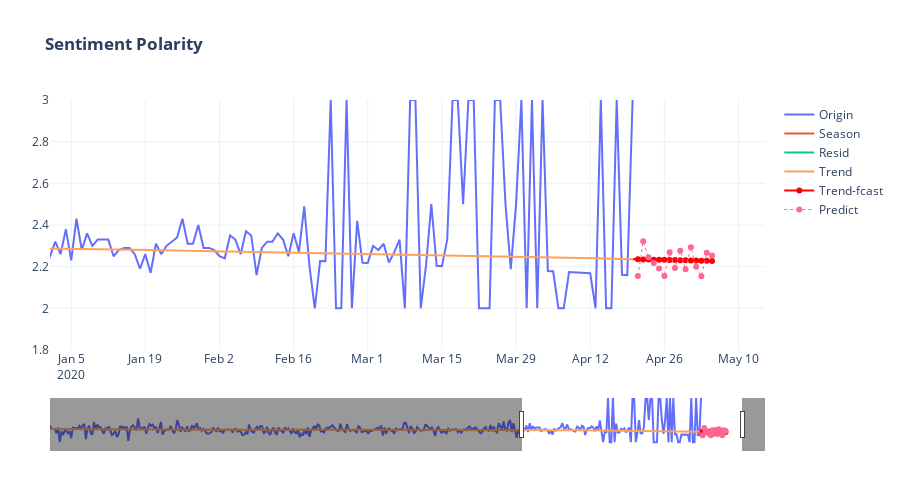

Notebook code cell kept with this figure:
### Code cell
fig = go.Figure()
fig.layout.template = 'plotly_white'
fig.layout.yaxis.fixedrange = False
fig.layout.xaxis.fixedrange = True
fig.add_trace(go.Scatter(x=df_sp.index, y=df_sp.SentimentPolarity, mode='lines', name='Origin'))
fig.add_trace(go.Scatter(x=dfdd.index, y=decd.seasonal.SentimentPolarity, mode='lines', name='Season', line=dict(color="#ef5439")))
fig.add_trace(go.Scatter(x=dfdd.index, y=decd.resid.SentimentPolarity, mode='lines', name='Resid',  line=dict(color="#00cc96")))
fig.add_trace(go.Scatter(x=[ffe, fip], y=[decd.trend.SentimentPolarity[len(decd.trend.SentimentPolarity) - 1], pt.drift[0]], mode='lines',
                                 line=dict(color='red'), showlegend=False))
fig.add_trace(go.Scatter(x=dfdd.index, y=decd.trend.SentimentPolarity, mode='lines', name='Trend'))
fig.add_trace(go.Scatter(x=pt.index, y=pt.drift, mode='lines+markers', name='Trend-fcast', line=dict(color='red')))
fig.add_trace(go.Scatter(x=pe.index, y=pe['drift+seasonal'], mode='lines+markers', name='Predict',
                             line=dict( width=1, dash='dot')))
fig.update_layout(title='%s' % ("<b>" + 'Sentiment Polarity' + "</b>"), dragmode='pan',
                  margin={'l': 50, 'r': 100, 'b': 50, 't': 100}, width=900, height=500,
                  xaxis=dict(rangeslider=dict(visible=True)))
fig.update_xaxes(range=['2020-01-01', '2020-05-15']) #7 dias jornadas
fig.update_yaxes(range=[1.8, 3]) #7 dias jornadas
fig.write_image(""+"Sentiment Polarity predict"+".svg")
fig.show(config=dict({'scrollZoom': True}))

### Figure 1 — Plotly figure (JSON) as saved in the notebook; plotly's stock layout.template omitted (floating-point values rounded to 4 significant figures; data arrays with more than 128 entries replaced by an {"elided": "..."} marker saying what was removed)
{"data": [{"mode": "lines", "name": "Origin", "type": "scatter", "x": {"elided": "400 str values"}, "y": {"elided": "400 float values"}}, {"line": {"color": "#ef5439"}, "mode": "lines", "name": "Season", "type": "scatter", "x": {"elided": "400 str values"}, "y": {"elided": "400 float values"}}, {"line": {"color": "#00cc96"}, "mode": "lines", "name": "Resid", "type": "scatter", "x": {"elided": "400 str values"}, "y": {"elided": "400 float values"}}, {"line": {"color": "red"}, "mode": "lines", "showlegend": false, "type": "scatter", "x": ["2020-04-20T00:00:00", "2020-04-21T00:00:00"], "y": [2.236, 2.236]}, {"mode": "lines", "name": "Trend", "type": "scatter", "x": {"elided": "400 str values"}, "y": {"elided": "400 float values"}}, {"line": {"color": "red"}, "mode": "lines+markers", "name": "Trend-fcast", "type": "scatter", "x": ["2020-04-21T00:00:00", "2020-04-22T00:00:00", "2020-04-23T00:00:00", "2020-04-24T00:00:00", "2020-04-25T00:00:00", "2020-04-26T00:00:00", "2020-04-27T00:00:00", "2020-04-28T00:00:00", "2020-04-29T00:00:00", "2020-04-30T00:00:00", "2020-05-01T00:00:00", "2020-05-02T00:00:00", "2020-05-03T00:00:00", "2020-05-04T00:00:00", "2020-05-05T00:00:00"], "y": [2.236, 2.235, 2.234, 2.234, 2.233, 2.233, 2.232, 2.231, 2.231, 2.23, 2.23, 2.229, 2.229, 2.228, 2.227]}, {"line": {"dash": "dot", "width": 1}, "mode": "lines+markers", "name": "Predict", "type": "scatter", "x": ["2020-04-21T00:00:00", "2020-04-22T00:00:00", "2020-04-23T00:00:00", "2020-04-24T00:00:00", "2020-04-25T00:00:00", "2020-04-26T00:00:00", "2020-04-27T00:00:00", "2020-04-28T00:00:00", "2020-04-29T00:00:00", "2020-04-30T00:00:00", "2020-05-01T00:00:00", "2020-05-02T00:00:00", "2020-05-03T00:00:00", "2020-05-04T00:00:00", "2020-05-05T00:00:00"], "y": [2.156, 2.322, 2.245, 2.217, 2.191, 2.155, 2.269, 2.193, 2.276, 2.187, 2.293, 2.199, 2.154, 2.267, 2.253]}], "layout": {"dragmode": "pan", "height": 500, "margin": {"b": 50, "l": 50, "r": 100, "t": 100}, "title": {"text": "<b>Sentiment Polarity</b>"}, "width": 900, "xaxis": {"fixedrange": true, "range": ["2020-01-01", "2020-05-15"], "rangeslider": {"visible": true}}, "yaxis": {"fixedrange": false, "range": [1.8, 3]}}}
